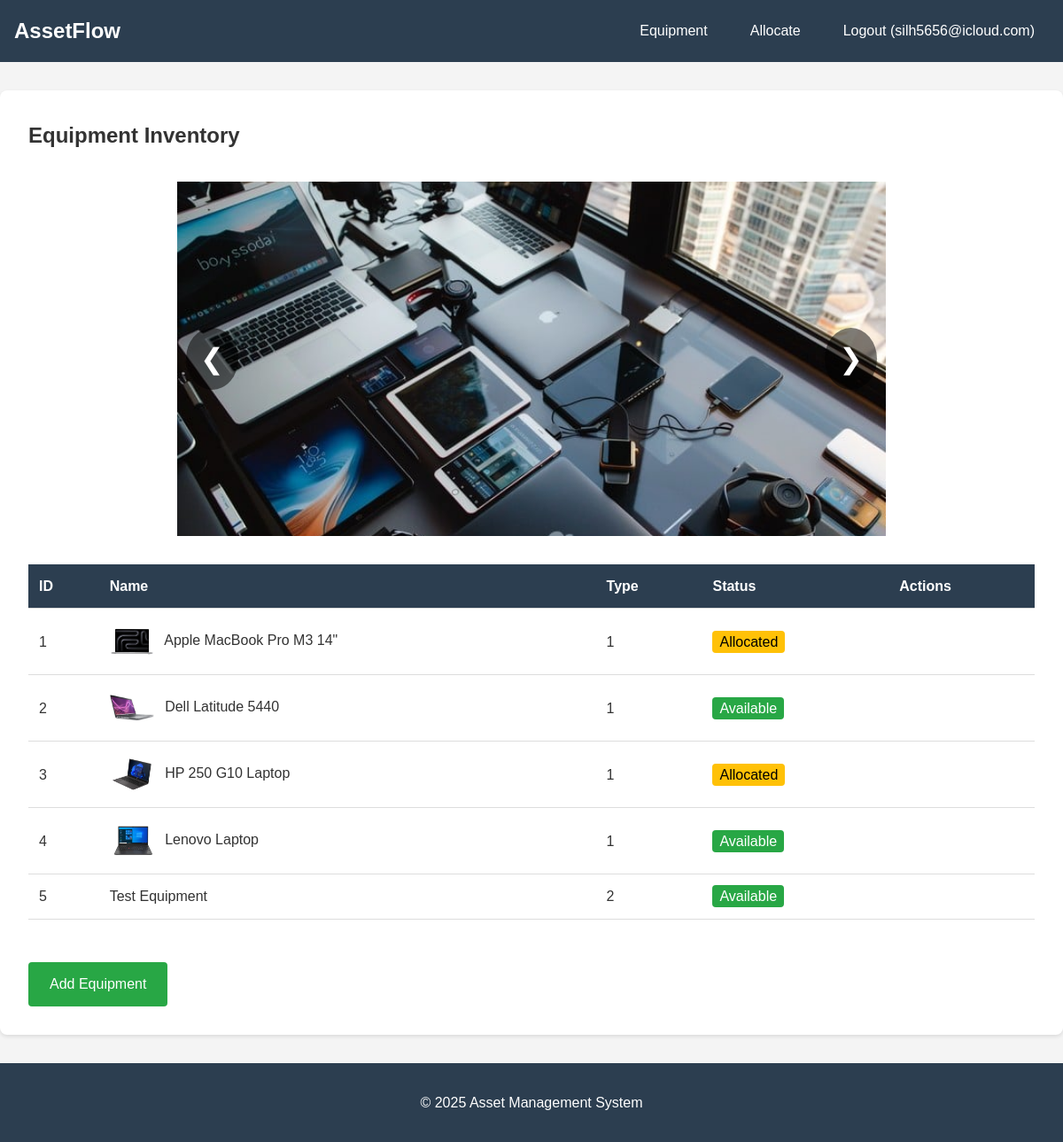
/index.php?controller=equipment&action=list (signed in), run on the app's committed database.
### tables this page shows
CREATE TABLE Equipment (
            equipment_id INTEGER PRIMARY KEY AUTOINCREMENT,
            inventory_code VARCHAR(50) UNIQUE NOT NULL,
            name VARCHAR(100) NOT NULL,
            type_id INTEGER,
            specifications TEXT,
            status TEXT NOT NULL CHECK(status IN ('Available', 'Allocated', 'Service', 'Decommissioned')),
            purchase_date TEXT,
            os_version VARCHAR(50) NOT NULL,
            location VARCHAR(100) NOT NULL,
            photo_path VARCHAR(255),
            FOREIGN KEY (type_id) REFERENCES EquipmentTypes(type_id) ON DELETE SET NULL
            
        );

### config/DBConnection.php (called while the page is built)
<?php
    class DBConnection
    {
        private static $instance = null;
        private $connection;
        private function __construct()
        {
            $dbFile = __DIR__ . '/database.sqlite';
            $this->connection = new PDO('sqlite:' . $dbFile);
            $this->connection->setAttribute(PDO::ATTR_ERRMODE, PDO::ERRMODE_EXCEPTION);
            $this->connection->exec("PRAGMA foreign_keys = ON;");
        }
        public static function getInstance()
        {
            if (self::$instance === null)
            {
                self::$instance = new DBConnection();
            }
            return self::$instance;
        }
        public function getConnection()
        {
            return $this->connection;
        }
    }
?>

### model/EquipmentModel.php (called while the page is built, shortened)
<?php
    require_once __DIR__ . '/../config/DBConnection.php';
    class EquipmentModel extends BaseModel
    {
        private $db;
        public function __construct()
        {
            $this->db = DBConnection::getInstance()->getConnection();
        }
        public function findAll()
        {
            $stmt = $this->db->query("SELECT * FROM Equipment");
            return $stmt->fetchAll(PDO::FETCH_ASSOC);
        }
    }
?>

### view/equipment/list.php (the view, shortened to what this page needs)
<?php
require_once __DIR__ . '/../layout/header.php';
?>
<div class="container">
    <h2>Equipment Inventory</h2>
        <div class="carousel-container">
    <div class="carousel-slide active">
        <img src="/public/uploads/tech-loaded-workspace-stockcake.jpg" alt="Equipment 1">
    </div>
        <button class="carousel-btn prev" onclick="changeSlide(-1)">&#10094;</button>
        <button class="carousel-btn next" onclick="changeSlide(1)">&#10095;</button>
    </div>
    <table class="equipment-table">
        <thead>
            <tr>
                <th>ID</th>
                <th>Name</th>
                <th>Type</th>
                <th>Status</th>
                <th>Actions</th>
            </tr>
        </thead>
        <tbody>
            <?php foreach ($equipment as $item): ?>
            <tr>
                <td><?php echo htmlspecialchars($item['equipment_id']); ?></td>
                <td>
                    <?php if (!empty($item['photo_path'])): ?>
                        <img src="../public/<?php echo htmlspecialchars($item['photo_path']); ?>"
                             alt="<?php echo htmlspecialchars($item['name']); ?>"
                             style="width: 50px; height: 50px; object-fit: cover; border-radius: 4px; margin-right: 8px;">
                    <?php endif; ?>
                    <?php echo htmlspecialchars($item['name']); ?>
                </td>
                <td><?php echo htmlspecialchars($item['type_id']); ?></td>
                <td><span class="status-<?php echo strtolower($item['status']); ?>">
                    <?php echo htmlspecialchars($item['status']); ?>
                </span></td>
                <td>
                </td>
            </tr>
            <?php endforeach; ?>
        </tbody>
    </table>
    <a href="?controller=equipment&action=add" class="btn-add">Add Equipment</a>
</div>
<?php require_once __DIR__ . '/../layout/footer.php'; ?>

### public/css/main.css (style rules this page uses)
* { margin: 0; padding: 0; box-sizing: border-box; }
body { font-family: 'Arial', sans-serif; line-height: 1.6; color: #333; background-color: #f4f4f4; }
.container { max-width: 1200px; margin: 2rem auto; padding: 0 2rem; background-color: white; border-radius: 8px; box-shadow: 0 2px 4px rgba(0,0,0,0.1); }
.carousel-container { position: relative; width: 100%; max-width: 800px; margin: 2rem auto; height: 400px; overflow: hidden; }
.carousel-slide { display: none; width: 100%; height: 100%; }
.carousel-slide.active { display: block; }
.carousel-slide img { width: 100%; height: 100%; object-fit: cover; }
.carousel-btn { position: absolute; top: 50%; transform: translateY(-50%); background-color: rgba(0,0,0,0.5); color: white; border: none; padding: 1rem; font-size: 2rem; cursor: pointer; border-radius: 50%; }
.carousel-btn.prev { left: 10px; }
.carousel-btn.next { right: 10px; }
.equipment-table { width: 100%; border-collapse: collapse; margin: 2rem 0; }
.equipment-table th, .equipment-table td { padding: 12px; text-align: left; border-bottom: 1px solid #ddd; }
.equipment-table th { background-color: #2c3e50; color: white; }
.status-available { background-color: #28a745; color: white; padding: 0.25rem 0.5rem; border-radius: 4px; }
.status-allocated { background-color: #ffc107; color: black; padding: 0.25rem 0.5rem; border-radius: 4px; }
button[type="submit"], .btn-add { background-color: #28a745; color: white; padding: 0.75rem 1.5rem; border: none; border-radius: 4px; cursor: pointer; font-size: 1rem; text-decoration: none; display: inline-block; }
.btn-add { margin-top: 1rem; }
.equipment-table img { vertical-align: middle; }

### public/css/responsive.css (style rules this page uses)
@media (min-width: 1025px) { .container { padding: 2rem; } }
@media (min-width: 1025px) { .equipment-table { font-size: 1rem; } }

### data on the page
equipment: equipment_id "1", photo_path (picture), name "Apple MacBook Pro M3 14\"", type "1", status "Allocated"
equipment: equipment_id "2", photo_path (picture), name "Dell Latitude 5440", type "1", status "Available"
equipment: equipment_id "3", photo_path (picture), name "HP 250 G10 Laptop", type "1", status "Allocated"
equipment: equipment_id "4", photo_path (picture), name "Lenovo Laptop", type "1", status "Available"
equipment: equipment_id "5", name "Test Equipment", type "2", status "Available"

### other printed values
$_SESSION['user_email'] "silh5656@icloud.com"
